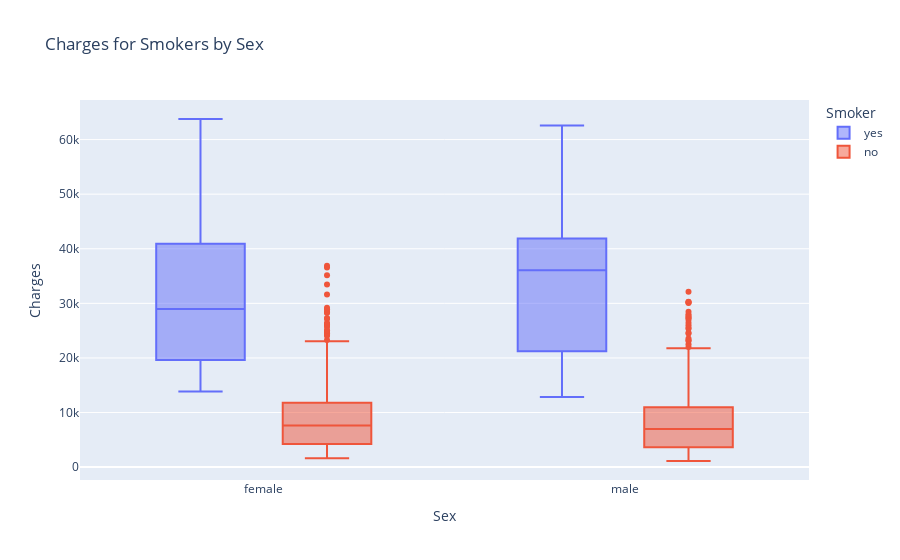

Notebook cell for this chart:
### Markdown cell above
To confirm or refute some of my initial predictions, I can plot by various categories and look at the resulting boxplot to get a rough idea of factors that could be impactful:

### Code cell
fig1 = px.box(df, x="sex", y="charges", title="Charges for Smokers by Sex", 
              color="smoker", labels={'charges':'Charges',
                                      'sex':'Sex', 'smoker':'Smoker'})

fig1.show()

### Figure 1 — Plotly figure (JSON) as saved in the notebook; plotly's stock layout.template omitted (floating-point values rounded to 4 significant figures; data arrays with more than 128 entries replaced by an {"elided": "..."} marker saying what was removed)
{"data": [{"alignmentgroup": "True", "hovertemplate": "Smoker=yes<br>Sex=%{x}<br>Charges=%{y}<extra></extra>", "legendgroup": "yes", "marker": {"color": "#636efa"}, "name": "yes", "notched": false, "offsetgroup": "yes", "orientation": "v", "showlegend": true, "type": "box", "x": {"elided": "274 str values"}, "x0": " ", "xaxis": "x", "y": {"elided": "274 float values"}, "y0": " ", "yaxis": "y"}, {"alignmentgroup": "True", "hovertemplate": "Smoker=no<br>Sex=%{x}<br>Charges=%{y}<extra></extra>", "legendgroup": "no", "marker": {"color": "#EF553B"}, "name": "no", "notched": false, "offsetgroup": "no", "orientation": "v", "showlegend": true, "type": "box", "x": {"elided": "1064 str values"}, "x0": " ", "xaxis": "x", "y": {"elided": "1064 float values"}, "y0": " ", "yaxis": "y"}], "layout": {"boxmode": "group", "legend": {"title": {"text": "Smoker"}, "tracegroupgap": 0}, "title": {"text": "Charges for Smokers by Sex"}, "xaxis": {"anchor": "y", "domain": [0, 1], "title": {"text": "Sex"}}, "yaxis": {"anchor": "x", "domain": [0, 1], "title": {"text": "Charges"}}}}
